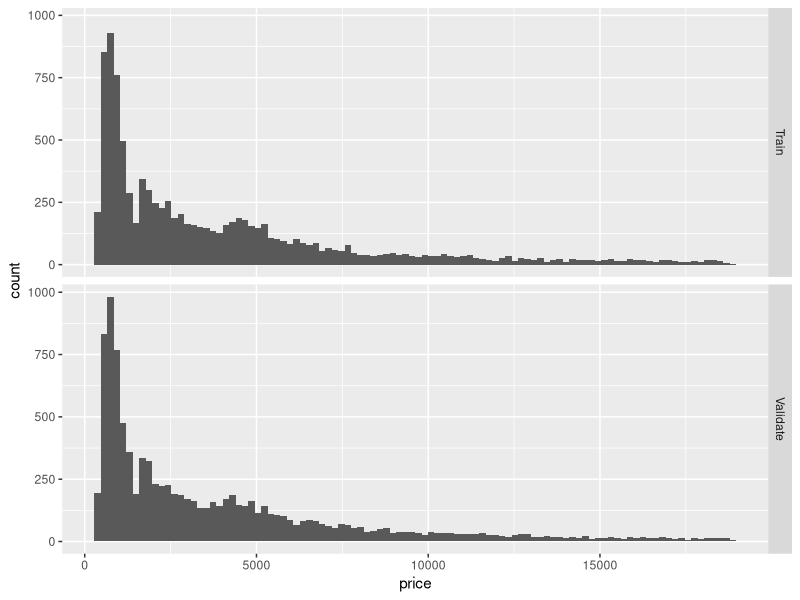
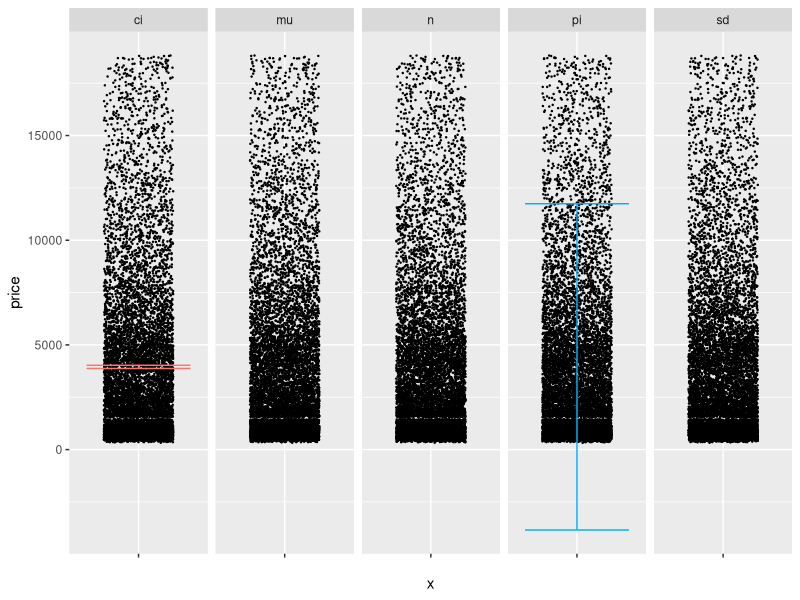

Generate these figures, in order, with R:
## ---- chunk 1
library(tidyverse)
library(modelr)
library(broom)

## Helper function to compute uncertainty bounds
add_uncertainties <- function(data, model, prefix = "pred", ...) {
  df_fit <-
    stats::predict(model, data, ...) %>%
    as_tibble() %>%
    rename_with(~ str_c(prefix, "_", .))

  bind_cols(data, df_fit)
}
## ---- chunk 2
## NOTE: No need to edit this setup
mu <- 1  # Normal mean
sd <- 2  # Normal variance
n <- 400 # Number of samples

ci_lwr <- mu - 1.96 * sd / sqrt(n)
ci_upr <- mu + 1.96 * sd / sqrt(n)
## TODO: Use the equations above to compute a prediction interval for the
##       normal distribution rnorm(mean = mu, sd = sd)
pi_lwr <- mu - 1.96 * sd
pi_upr <- mu + 1.96 * sd
## ---- chunk 3
## NOTE: No need to change this
assertthat::assert_that(abs(pi_lwr + 2.92) <= 1e-6)
assertthat::assert_that(abs(pi_upr - 4.92) <= 1e-6)

print("Well done!")
## ---- chunk 4
## NOTE: No need to edit this setup
# Create a test-validate split
set.seed(101)
diamonds_randomized <-
  diamonds %>%
  slice(sample(dim(diamonds)[1]))

diamonds_train <-
  diamonds_randomized %>%
  slice(1:10000)

diamonds_validate <-
  diamonds_randomized %>%
  slice(10001:20000)
## ---- chunk 5
## NOTE: No need to edit this chunk
bind_rows(
  diamonds_train %>% mutate(source = "Train"),
  diamonds_validate %>% mutate(source = "Validate")
) %>%

  ggplot(aes(price)) +
  geom_histogram(bins = 100) +

  facet_grid(source ~ .)
## ---- chunk 6
## TODO: Estimate CI and PI using the formulas from q1, use diamonds_train
##       and assign your estimates to columns ci_lwr, ci_upr, pi_lwr, pi_upr
df_q2 <-
  diamonds_train %>% 
  summarize(
    mu = mean(price),
    sd = sd(price),
    n = n(),
    ci_lwr = mu - 1.96 * sd / sqrt(n),
    ci_upr = mu + 1.96 * sd / sqrt(n),
    pi_lwr = mu - 1.96 * sd,
    pi_upr = mu + 1.96 * sd
  )
df_q2
## ---- chunk 7
## NOTE: No need to edit this chunk
df_q2 %>%
  pivot_longer(
    names_to = c("type", ".value"),
    names_sep = "_",
    cols = everything()
  ) %>%

  ggplot() +
  geom_point(
    data = diamonds_validate,
    mapping = aes(x = "", y = price),
    # alpha = .01,
    position = position_jitter(width = 0.3),
    size = 0.2
  ) +
  geom_errorbar(aes(x = "", ymin = lwr, ymax = upr, color = type)) +

  guides(color = FALSE) +
  facet_grid(~ type)
## ---- chunk 8
## TODO: Devise a test to see if your CI and PI are correctly reflecting
##       the diamonds population; use diamonds_validation in your testing

diamonds_validate %>% 
  summarize(validation_mean = mean(price))

df_q2 %>% 
  select(ci_lwr, ci_upr)

diamonds_validate %>% 
  summarize(
    ratio_in_pi = mean(
      price > df_q2 %>% pull(pi_lwr) & 
      price < df_q2 %>% pull(pi_upr)
    ),
  )
